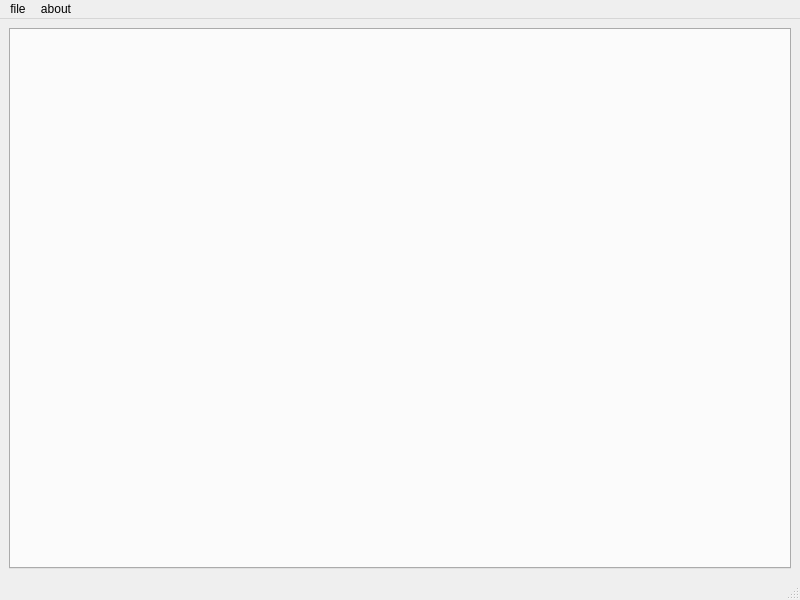
<?xml version="1.0" encoding="UTF-8"?>
<ui version="4.0">
 <class>MainWindow</class>
 <widget class="QMainWindow" name="MainWindow">
  <property name="geometry">
   <rect>
    <x>0</x>
    <y>0</y>
    <width>800</width>
    <height>600</height>
   </rect>
  </property>
  <property name="windowTitle">
   <string>MainWindow</string>
  </property>
  <widget class="QWidget" name="centralwidget">
   <layout class="QVBoxLayout" name="verticalLayout">
    <item>
     <widget class="QTabWidget" name="tabWidget">
      <property name="currentIndex">
       <number>-1</number>
      </property>
     </widget>
    </item>
   </layout>
  </widget>
  <widget class="QMenuBar" name="menubar">
   <property name="geometry">
    <rect>
     <x>0</x>
     <y>0</y>
     <width>800</width>
     <height>23</height>
    </rect>
   </property>
   <widget class="QMenu" name="menufile">
    <property name="title">
     <string>file</string>
    </property>
    <addaction name="actionsave"/>
    <addaction name="actionproject"/>
    <addaction name="separator"/>
    <addaction name="actionsetting"/>
   </widget>
   <widget class="QMenu" name="menuabout">
    <property name="title">
     <string>about</string>
    </property>
   </widget>
   <addaction name="menufile"/>
   <addaction name="menuabout"/>
  </widget>
  <widget class="QStatusBar" name="statusbar"/>
  <action name="actionsave">
   <property name="text">
    <string>open</string>
   </property>
  </action>
  <action name="actionproject">
   <property name="text">
    <string>project</string>
   </property>
  </action>
  <action name="actionsetting">
   <property name="text">
    <string>setting</string>
   </property>
  </action>
 </widget>
 <resources/>
 <connections/>
</ui>
